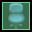

A level layout from a 2D game, rendered from its tile map. Below: a short description, then the map file with tile-grid data replaced by summaries:
An orthogonal 1x1 tile map with 32x32 px tiles, 2 tile layers (dynamics, collision), 1 hidden layer not drawn, 3 tilesets.

<map version="1.0" orientation="orthogonal" width="1" height="1" tilewidth="32" tileheight="32">
 <tileset firstgid="1" name="furniture-modern" tilewidth="32" tileheight="32">
  <image source="../maps/graphics/tiles/furniture-modern.png" width="512" height="512" />
 </tileset>
 <tileset firstgid="257" name="furniture-placement" tilewidth="32" tileheight="32">
  <image source="../maps/graphics/tiles/furniture-placement.png" width="64" height="64" />
  <tile id="2">
   <properties>
    <property name="constraint" value="ground" />
   </properties>
  </tile>
  <tile id="3">
   <properties>
    <property name="constraint" value="wall" />
   </properties>
  </tile>
 </tileset>
 <tileset firstgid="261" name="collision" tilewidth="32" tileheight="32">
  <image source="../maps/graphics/tiles/collision.png" width="64" height="64" />
  <tile id="2">
   <properties>
    <property name="transient" value="" />
   </properties>
  </tile>
 </tileset>
 <layer name="dynamics" width="1" height="1">
  <properties>
   <property name="category" value="low" />
  </properties>
  <data>[1 cells, 1 non-empty, 1 distinct tile ids]</data>
 </layer>
 <layer name="constraints" width="1" height="1" visible="0">
  <data>[1 cells, 1 non-empty, 1 distinct tile ids]</data>
 </layer>
 <layer name="collision" width="1" height="1">
  <data>[1 cells, 1 non-empty, 1 distinct tile ids]</data>
 </layer>
</map>
